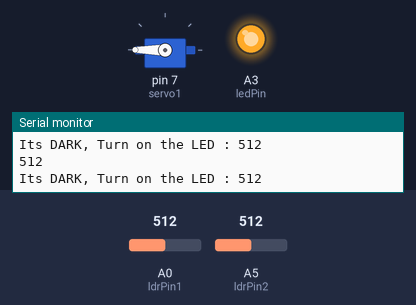
The sketch below on a simulated Arduino Uno, built with avr-gcc and run on an emulated ATmega328P. Shown: servo, output pins drawn as LEDs (lit = HIGH), the last lines printed to the serial monitor. Inputs (shaded band) come from the test bench; at power-on: A0 (ldrPin1) = 512, A5 (ldrPin2) = 512.

Above: at 1.2 s.
1.3 s: A0 (ldrPin1) set to 363
2.8 s: A0 (ldrPin1) set to 339
At 3.2 s:
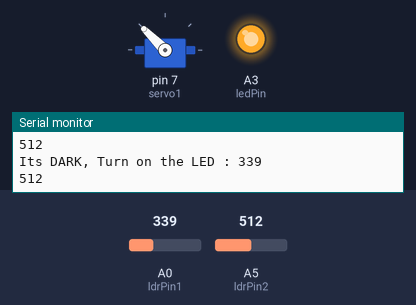
4.3 s: A5 (ldrPin2) set to 360
7.3 s: A5 (ldrPin2) set to 341
At 7.8 s:
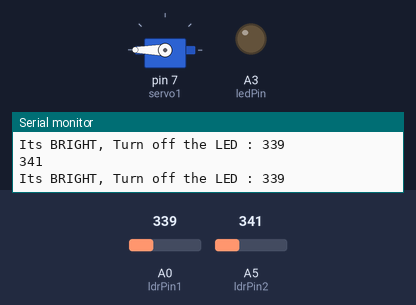
8.8 s: A0 (ldrPin1) set to 360
At 10.0 s:
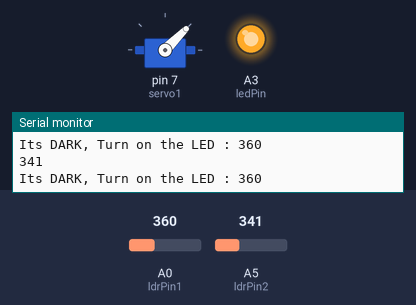
10.3 s: A0 (ldrPin1) set to 0
At 11.1 s:
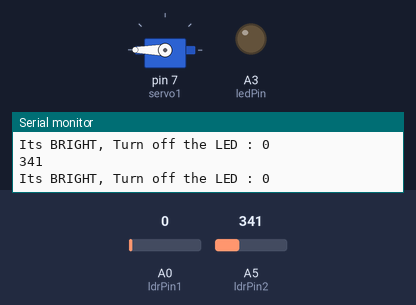
Timing chart, 0 to 12.8 s (numbered marks = the images above; inputs shaded):
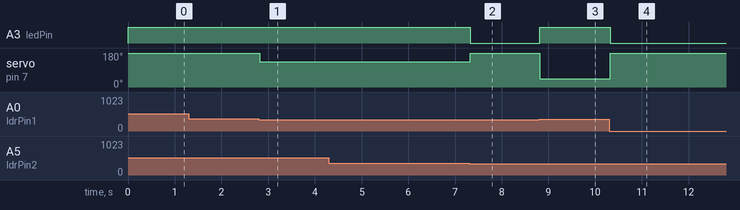

The sketch:

solar_tracker_code.ino
```cpp
#include<Servo.h>
const int ledPin = A3;
Servo servo1;
const int ldrPin1 = A0;
const int ldrPin2 = A5;
void setup() {

Serial.begin(9600);
  servo1.attach(7);
pinMode(ledPin, OUTPUT);
pinMode(ldrPin1, INPUT);
pinMode(ldrPin2, INPUT);
}

void loop() {

int ldrStatus1 = analogRead(ldrPin1);
int ldrStatus2 = analogRead(ldrPin2);
servo1.write(180);

if (ldrStatus1 <= 350 && ldrStatus2 >= 350 )
{
servo1.write(135);
digitalWrite(ledPin, HIGH);

Serial.print("Its DARK, Turn on the LED : ");

Serial.println(ldrStatus1);
Serial.println(ldrStatus2);
}
  else if (ldrStatus1 >= 350 && ldrStatus2 >= 350 )
{
servo1.write(180);
digitalWrite(ledPin, HIGH);

Serial.print("Its DARK, Turn on the LED : ");

Serial.println(ldrStatus1);
Serial.println(ldrStatus2);

}
    else if (ldrStatus1 >= 350 && ldrStatus2 <= 350 )
{
servo1.write(45);
digitalWrite(ledPin, HIGH);

Serial.print("Its DARK, Turn on the LED : ");

Serial.println(ldrStatus1);
      Serial.println(ldrStatus2);

}
  else
  {
servo1.write(180);
digitalWrite(ledPin, LOW);

Serial.print("Its BRIGHT, Turn off the LED : ");

Serial.println(ldrStatus1);
Serial.println(ldrStatus2);

}

}
```

Measured:
- the behaviour switches between 351 and 350 on A0 (ldrPin1) (found by bisection; images 0 and 1)
- the behaviour switches between 350 and 349 on A5 (ldrPin2) (found by bisection; images 1 and 2)
- after the input at 2.8 s, servo on pin 7 (servo1): 180° → 135° at once
- after the input at 7.3 s, A3 (ledPin): HIGH → LOW at once; servo on pin 7 (servo1): 135° → 180° at once
- after the input at 8.8 s, A3 (ledPin): LOW → HIGH at once; servo on pin 7 (servo1): 180° → 45° at once
- after the input at 10.3 s, A3 (ledPin): HIGH → LOW at once; servo on pin 7 (servo1): 45° → 180° at once
